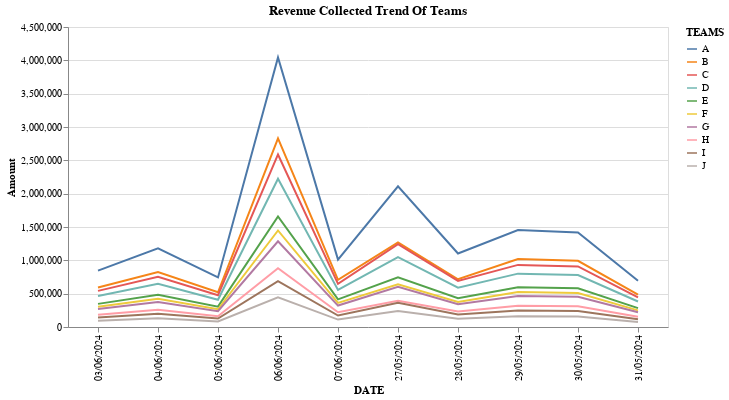

Write notebook code for a chart like this one.
### Code cell
# Melt the DataFrame to long format for daily data
df_melted = df.melt(id_vars=["TEAMS", "TOTAL"], var_name="Date", value_name="Amount")

# Stacked bar chart
stacked_bar_chart = alt.Chart(df_melted).mark_line().encode(
    x=alt.X('Date:N', title='DATE'),
    y=alt.Y('Amount:Q', stack='zero', title='Amount'),
    color=alt.Color('TEAMS:N', title='TEAMS'),
    tooltip=['TEAMS:N', 'Date:N', 'Amount:Q']
).properties(
    title="Revenue Collected Trend Of Teams",
    #height=400,
    width=600
).interactive()
stacked_bar_chart

### Figure 1 — Vega-Lite specification as saved in the notebook (floating-point values rounded to 4 significant figures)
{"config": {"view": {"continuousWidth": 300, "continuousHeight": 300}}, "data": {"name": "data-1b71edd033fc6a9a1334ee8191be421f"}, "mark": {"type": "line"}, "encoding": {"color": {"field": "TEAMS", "title": "TEAMS", "type": "nominal"}, "tooltip": [{"field": "TEAMS", "type": "nominal"}, {"field": "Date", "type": "nominal"}, {"field": "Amount", "type": "quantitative"}], "x": {"field": "Date", "title": "DATE", "type": "nominal"}, "y": {"field": "Amount", "stack": "zero", "title": "Amount", "type": "quantitative"}}, "params": [{"name": "param_13", "select": {"type": "interval", "encodings": ["x", "y"]}, "bind": "scales"}], "title": "Revenue Collected Trend Of Teams", "width": 600, "$schema": "https://vega.github.io/schema/vega-lite/v5.17.0.json", "datasets": {"data-1b71edd033fc6a9a1334ee8191be421f": [{"TEAMS": "A ", "TOTAL": 4645167, "Date": "27/05/2024", "Amount": 842251}, {"TEAMS": "B", "TOTAL": 733546, "Date": "27/05/2024", "Amount": 25344}, {"TEAMS": "C", "TOTAL": 1322786, "Date": "27/05/2024", "Amount": 195532}, {"TEAMS": "D", "TOTAL": 2056624, "Date": "27/05/2024", "Amount": 302165}, {"TEAMS": "E", "TOTAL": 747454, "Date": "27/05/2024", "Amount": 106609}, {"TEAMS": "F", "TOTAL": 523001, "Date": "27/05/2024", "Amount": 34312}, {"TEAMS": "G", "TOTAL": 1458473, "Date": "27/05/2024", "Amount": 210137}, {"TEAMS": "H", "TOTAL": 629989, "Date": "27/05/2024", "Amount": 32023}, {"TEAMS": "I", "TOTAL": 869108, "Date": "27/05/2024", "Amount": 121980}, {"TEAMS": "J", "TOTAL": 1618937, "Date": "27/05/2024", "Amount": 240397}, {"TEAMS": "A ", "TOTAL": 4645167, "Date": "28/05/2024", "Amount": 385668}, {"TEAMS": "B", "TOTAL": 733546, "Date": "28/05/2024", "Amount": 24753}, {"TEAMS": "C", "TOTAL": 1322786, "Date": "28/05/2024", "Amount": 102077}, {"TEAMS": "D", "TOTAL": 2056624, "Date": "28/05/2024", "Amount": 157744}, {"TEAMS": "E", "TOTAL": 747454, "Date": "28/05/2024", "Amount": 55655}, {"TEAMS": "F", "TOTAL": 523001, "Date": "28/05/2024", "Amount": 33057}, {"TEAMS": "G", "TOTAL": 1458473, "Date": "28/05/2024", "Amount": 109701}, {"TEAMS": "H", "TOTAL": 629989, "Date": "28/05/2024", "Amount": 44076}, {"TEAMS": "I", "TOTAL": 869108, "Date": "28/05/2024", "Amount": 63679}, {"TEAMS": "J", "TOTAL": 1618937, "Date": "28/05/2024", "Amount": 125498}, {"TEAMS": "A ", "TOTAL": 4645167, "Date": "29/05/2024", "Amount": 436829}, {"TEAMS": "B", "TOTAL": 733546, "Date": "29/05/2024", "Amount": 87366}, {"TEAMS": "C", "TOTAL": 1322786, "Date": "29/05/2024", "Amount": 131049}, {"TEAMS": "D", "TOTAL": 2056624, "Date": "29/05/2024", "Amount": 203853}, {"TEAMS": "E", "TOTAL": 747454, "Date": "29/05/2024", "Amount": 72805}, {"TEAMS": "F", "TOTAL": 523001, "Date": "29/05/2024", "Amount": 58244}, {"TEAMS": "G", "TOTAL": 1458473, "Date": "29/05/2024", "Amount": 145160}, {"TEAMS": "H", "TOTAL": 629989, "Date": "29/05/2024", "Amount": 72805}, {"TEAMS": "I", "TOTAL": 869108, "Date": "29/05/2024", "Amount": 87366}, {"TEAMS": "J", "TOTAL": 1618937, "Date": "29/05/2024", "Amount": 160170}, {"TEAMS": "A ", "TOTAL": 4645167, "Date": "30/05/2024", "Amount": 425511}, {"TEAMS": "B", "TOTAL": 733546, "Date": "30/05/2024", "Amount": 85102}, {"TEAMS": "C", "TOTAL": 1322786, "Date": "30/05/2024", "Amount": 127653}, {"TEAMS": "D", "TOTAL": 2056624, "Date": "30/05/2024", "Amount": 198572}, {"TEAMS": "E", "TOTAL": 747454, "Date": "30/05/2024", "Amount": 70918}, {"TEAMS": "F", "TOTAL": 523001, "Date": "30/05/2024", "Amount": 56735}, {"TEAMS": "G", "TOTAL": 1458473, "Date": "30/05/2024", "Amount": 141837}, {"TEAMS": "H", "TOTAL": 629989, "Date": "30/05/2024", "Amount": 70918}, {"TEAMS": "I", "TOTAL": 869108, "Date": "30/05/2024", "Amount": 85102}, {"TEAMS": "J", "TOTAL": 1618937, "Date": "30/05/2024", "Amount": 156021}, {"TEAMS": "A ", "TOTAL": 4645167, "Date": "31/05/2024", "Amount": 207589}, {"TEAMS": "B", "TOTAL": 733546, "Date": "31/05/2024", "Amount": 41518}, {"TEAMS": "C", "TOTAL": 1322786, "Date": "31/05/2024", "Amount": 62277}, {"TEAMS": "D", "TOTAL": 2056624, "Date": "31/05/2024", "Amount": 98875}, {"TEAMS": "E", "TOTAL": 747454, "Date": "31/05/2024", "Amount": 34598}, {"TEAMS": "F", "TOTAL": 523001, "Date": "31/05/2024", "Amount": 27678}, {"TEAMS": "G", "TOTAL": 1458473, "Date": "31/05/2024", "Amount": 69196}, {"TEAMS": "H", "TOTAL": 629989, "Date": "31/05/2024", "Amount": 34598}, {"TEAMS": "I", "TOTAL": 869108, "Date": "31/05/2024", "Amount": 41518}, {"TEAMS": "J", "TOTAL": 1618937, "Date": "31/05/2024", "Amount": 76166}, {"TEAMS": "A ", "TOTAL": 4645167, "Date": "03/06/2024", "Amount": 253883}, {"TEAMS": "B", "TOTAL": 733546, "Date": "03/06/2024", "Amount": 50777}, {"TEAMS": "C", "TOTAL": 1322786, "Date": "03/06/2024", "Amount": 76165}, {"TEAMS": "D", "TOTAL": 2056624, "Date": "03/06/2024", "Amount": 118479}, {"TEAMS": "E", "TOTAL": 747454, "Date": "03/06/2024", "Amount": 44007}, {"TEAMS": "F", "TOTAL": 523001, "Date": "03/06/2024", "Amount": 33851}, {"TEAMS": "G", "TOTAL": 1458473, "Date": "03/06/2024", "Amount": 84627}, {"TEAMS": "H", "TOTAL": 629989, "Date": "03/06/2024", "Amount": 40620}, {"TEAMS": "I", "TOTAL": 869108, "Date": "03/06/2024", "Amount": 50777}, {"TEAMS": "J", "TOTAL": 1618937, "Date": "03/06/2024", "Amount": 93092}, {"TEAMS": "A ", "TOTAL": 4645167, "Date": "04/06/2024", "Amount": 353650}, {"TEAMS": "B", "TOTAL": 733546, "Date": "04/06/2024", "Amount": 70730}, {"TEAMS": "C", "TOTAL": 1322786, "Date": "04/06/2024", "Amount": 106096}, {"TEAMS": "D", "TOTAL": 2056624, "Date": "04/06/2024", "Amount": 165037}, {"TEAMS": "E", "TOTAL": 747454, "Date": "04/06/2024", "Amount": 61299}, {"TEAMS": "F", "TOTAL": 523001, "Date": "04/06/2024", "Amount": 47154}, {"TEAMS": "G", "TOTAL": 1458473, "Date": "04/06/2024", "Amount": 117884}, {"TEAMS": "H", "TOTAL": 629989, "Date": "04/06/2024", "Amount": 56585}, {"TEAMS": "I", "TOTAL": 869108, "Date": "04/06/2024", "Amount": 70730}, {"TEAMS": "J", "TOTAL": 1618937, "Date": "04/06/2024", "Amount": 129672}, {"TEAMS": "A ", "TOTAL": 4645167, "Date": "05/06/2024", "Amount": 223232}, {"TEAMS": "B", "TOTAL": 733546, "Date": "05/06/2024", "Amount": 44646}, {"TEAMS": "C", "TOTAL": 1322786, "Date": "05/06/2024", "Amount": 66970}, {"TEAMS": "D", "TOTAL": 2056624, "Date": "05/06/2024", "Amount": 104174}, {"TEAMS": "E", "TOTAL": 747454, "Date": "05/06/2024", "Amount": 38694}, {"TEAMS": "F", "TOTAL": 523001, "Date": "05/06/2024", "Amount": 29763}, {"TEAMS": "G", "TOTAL": 1458473, "Date": "05/06/2024", "Amount": 74411}, {"TEAMS": "H", "TOTAL": 629989, "Date": "05/06/2024", "Amount": 35716}, {"TEAMS": "I", "TOTAL": 869108, "Date": "05/06/2024", "Amount": 44646}, {"TEAMS": "J", "TOTAL": 1618937, "Date": "05/06/2024", "Amount": 81852}, {"TEAMS": "A ", "TOTAL": 4645167, "Date": "06/06/2024", "Amount": 1213174}, {"TEAMS": "B", "TOTAL": 733546, "Date": "06/06/2024", "Amount": 242635}, {"TEAMS": "C", "TOTAL": 1322786, "Date": "06/06/2024", "Amount": 363953}, {"TEAMS": "D", "TOTAL": 2056624, "Date": "06/06/2024", "Amount": 566148}, {"TEAMS": "E", "TOTAL": 747454, "Date": "06/06/2024", "Amount": 210283}, {"TEAMS": "F", "TOTAL": 523001, "Date": "06/06/2024", "Amount": 161757}, {"TEAMS": "G", "TOTAL": 1458473, "Date": "06/06/2024", "Amount": 404393}, {"TEAMS": "H", "TOTAL": 629989, "Date": "06/06/2024", "Amount": 194107}, {"TEAMS": "I", "TOTAL": 869108, "Date": "06/06/2024", "Amount": 242635}, {"TEAMS": "J", "TOTAL": 1618937, "Date": "06/06/2024", "Amount": 444830}, {"TEAMS": "A ", "TOTAL": 4645167, "Date": "07/06/2024", "Amount": 303380}, {"TEAMS": "B", "TOTAL": 733546, "Date": "07/06/2024", "Amount": 60675}, {"TEAMS": "C", "TOTAL": 1322786, "Date": "07/06/2024", "Amount": 91014}, {"TEAMS": "D", "TOTAL": 2056624, "Date": "07/06/2024", "Amount": 141577}, {"TEAMS": "E", "TOTAL": 747454, "Date": "07/06/2024", "Amount": 52586}, {"TEAMS": "F", "TOTAL": 523001, "Date": "07/06/2024", "Amount": 40450}, {"TEAMS": "G", "TOTAL": 1458473, "Date": "07/06/2024", "Amount": 101127}, {"TEAMS": "H", "TOTAL": 629989, "Date": "07/06/2024", "Amount": 48541}, {"TEAMS": "I", "TOTAL": 869108, "Date": "07/06/2024", "Amount": 60675}, {"TEAMS": "J", "TOTAL": 1618937, "Date": "07/06/2024", "Amount": 111239}]}}
